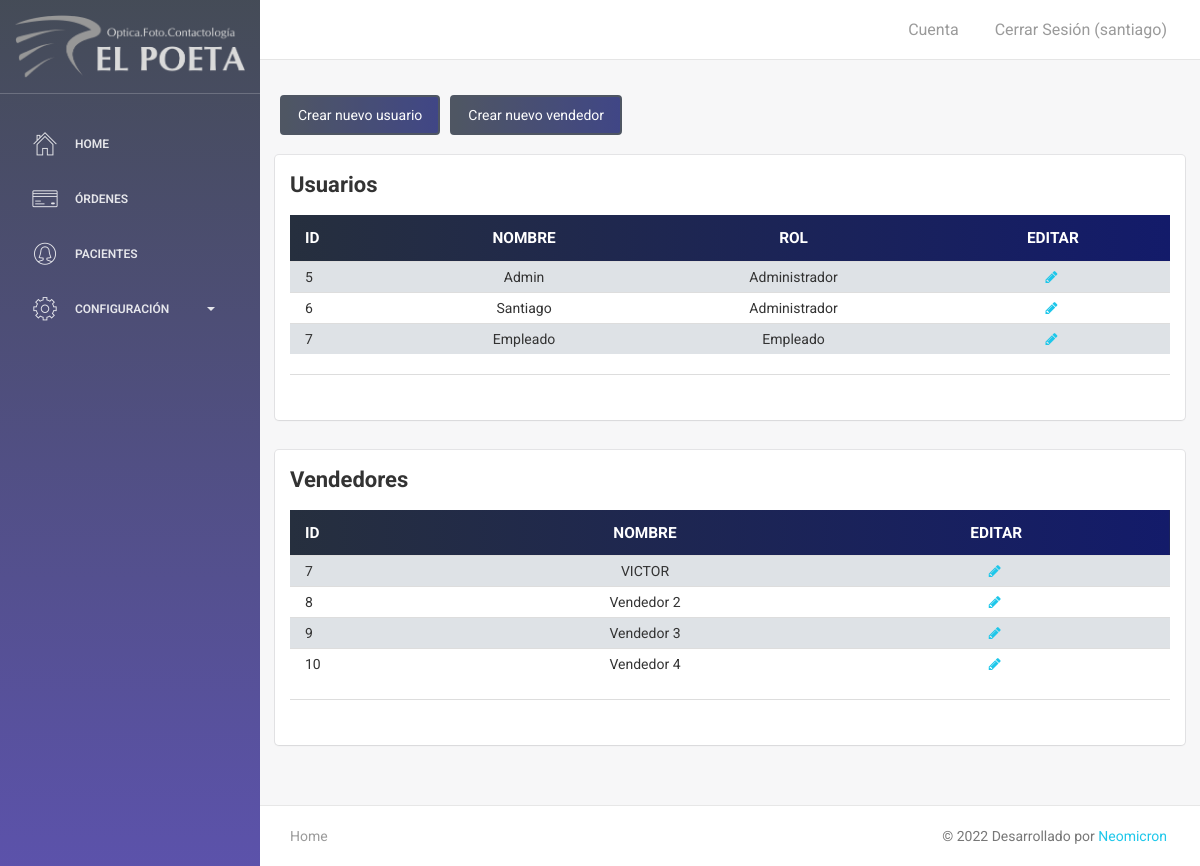
The app's page /usuarios.php (signed in) with its own data.
### tables this page shows
CREATE TABLE `usuarios` (
  `id_usuario` int(11) NOT NULL,
  `nombre` varchar(50) NOT NULL DEFAULT '0',
  `rol` int(11) NOT NULL DEFAULT 0,
  `password` varchar(300) NOT NULL DEFAULT '0'
);

CREATE TABLE `vendedores` (
  `id_vendedor` int(11) NOT NULL,
  `nombre` varchar(50) NOT NULL DEFAULT '0',
  `password` varchar(300) NOT NULL DEFAULT '0'
);

### usuarios.php (called while the page is built, shortened)
<?php
require 'config/conexion.php';
require_once 'consultas/roles.php';
require_once 'consultas/usuarios.php';
require_once 'consultas/vendedores.php';
require 'views/usuarios.view.php';
?>

### consultas/usuarios.php (called while the page is built, shortened)
<?php
$query = $con->prepare ('SELECT * FROM usuarios');
	$query->execute();
$usuarios = $query->fetchAll();
?>

### consultas/roles.php (called while the page is built, shortened)
<?php
	function roles($rol){
		switch ($rol){
			case 1: $rol = "Administrador"; break;
			case 2: $rol = "Empleado"; break;
		}
		return $rol;
	}
 ?>

### consultas/vendedores.php (called while the page is built)
<?php
$query = $con->prepare ('SELECT * FROM vendedores');
	$query->execute();
$vendedores = $query->fetchAll();
?>

### views/usuarios.view.php (the view, shortened to what this page needs)
<?php require 'views/header.php' ?>
<div class="wrapper">
    <?php include 'views/sidebar.php' ?>
    <?php include 'views/navbar.php' ?>
        <div class="content">
            <div class="container-fluid">
                <div class="row mb-4 d-flex">
                    <a class="btn btn-primary m-2" data-toggle="modal" data-target="#modal_add_user">Crear nuevo usuario</a>
                    <a class="btn btn-primary m-2" data-toggle="modal" data-target="#modal_add_vendedor">Crear nuevo vendedor</a>
                </div>
                <div class="row">
                    <div class="col-12">
                        <div class="card">
                            <div class="header">
                                <h4 class="title"><strong>Usuarios</strong></h4>
                            </div>
                            <div class="content">
                                <table style="width:100%; border-radius: 6px" class="display table table-striped table-sm" id="tabla_productos">
                                    <thead class="tabla-thead white-text">
                                        <th class="sorting">ID</th>
                                        <th class="text-center sorting">Nombre</th>
                                        <th class="text-center sorting">Rol</th>
                                        <th class="text-center sorting">Editar</th>
                                    </thead>
                                    <tbody>
                                        <?php foreach ($usuarios as $usuario): ?>
                                            <tr>
                                                <td><?php echo $usuario['id_usuario'] ?></td>
                                                <td class="text-center"><?php echo $usuario['nombre'] ?></td>
                                                <td class="text-center"><?php echo roles($usuario['rol']) ?></td>
                                                <td class="text-center"><a href="editar_usuario.php?id=<?php echo $usuario['id_usuario'] ?>"><i class="fa fa-pencil"></i></a></td>
                                            </tr>
                                        <?php endforeach ?>
                                    </tbody>
                                </table>
                                <div class="footer">
                                    <hr>
                                </div>
                            </div>
                        </div>
                    </div>
                </div>
                <div class="row">
                    <div class="col-12">
                        <div class="card">
                            <div class="header">
                                <h4 class="title"><strong>Vendedores</strong></h4>
                            </div>
                            <div class="content">
                                <table style="width:100%; border-radius: 6px" class="display table table-striped table-sm" id="tabla_productos">
                                    <thead class="tabla-thead white-text">
                                        <th class="sorting">ID</th>
                                        <th class="text-center sorting">Nombre</th>
                                        <th class="text-center sorting">Editar</th>
                                    </thead>
                                    <tbody>
                                        <?php foreach ($vendedores as $vendedor): ?>
                                            <tr>
                                                <td><?php echo $vendedor['id_vendedor'] ?></td>
                                                <td class="text-center"><?php echo $vendedor['nombre'] ?></td>
                                                <td class="text-center"><a href="editar_vendedor.php?id=<?php echo $vendedor['id_vendedor'] ?>"><i class="fa fa-pencil"></i></a></td>
                                            </tr>
                                        <?php endforeach ?>
                                    </tbody>
                                </table>
                                <div class="footer">
                                    <hr>
                                </div>
                            </div>
                        </div>
                    </div>
                </div>
            </div>
        </div>
<?php include 'views/footer.php' ?>
<?php include 'scripts/usuarios.php' ?>

### assets/css/style.css (style rules this page uses)
#tabla_productos thead, #tabla_ventas thead, #tabla_ingresos thead, #tabla_pacientes thead, #tabla_ordenes thead { background: linear-gradient(to right, #262f3e 0%, #131b6a 100%); }
#tabla_productos thead .sorting, #tabla_productos thead .sorting_asc, #tabla_productos thead .sorting_desc, #tabla_pacientes thead .sorting, #tabla_pacientes thead .sorting_asc, #tabla_pacientes thead .sorting_desc, #tabla_compras thead, #tabla_ventas thead, #tabla_ingresos thead, #tabla_ingresos thead .sorting, #tabla_ingresos thead .sorting_asc, #tabla_ingresos thead .sorting_desc, #tabla_ordenes thead, #tabla_ordenes thead .sorting, #tabla_ordenes thead .sorting_asc, #tabla_ordenes thead .sorting_desc { font-weight: bold; color: #fff; font-size: 1.1em; cursor: pointer; padding-bottom: .75em; }
.table-striped>tbody>tr:nth-of-type(odd) { background-color:#dee2e6 }
.table > tbody > tr > td { padding: 5px; }

### records on screen
usuarios: id_usuario "5", nombre "Admin", rol "Administrador"
usuarios: id_usuario "6", nombre "Santiago", rol "Administrador"
usuarios: id_usuario "7", nombre "Empleado", rol "Empleado"
vendedores: id_vendedor "7", nombre "VICTOR"
vendedores: id_vendedor "8", nombre "Vendedor 2"
vendedores: id_vendedor "9", nombre "Vendedor 3"
vendedores: id_vendedor "10", nombre "Vendedor 4"

### other values on screen
$usuario_login "santiago"
